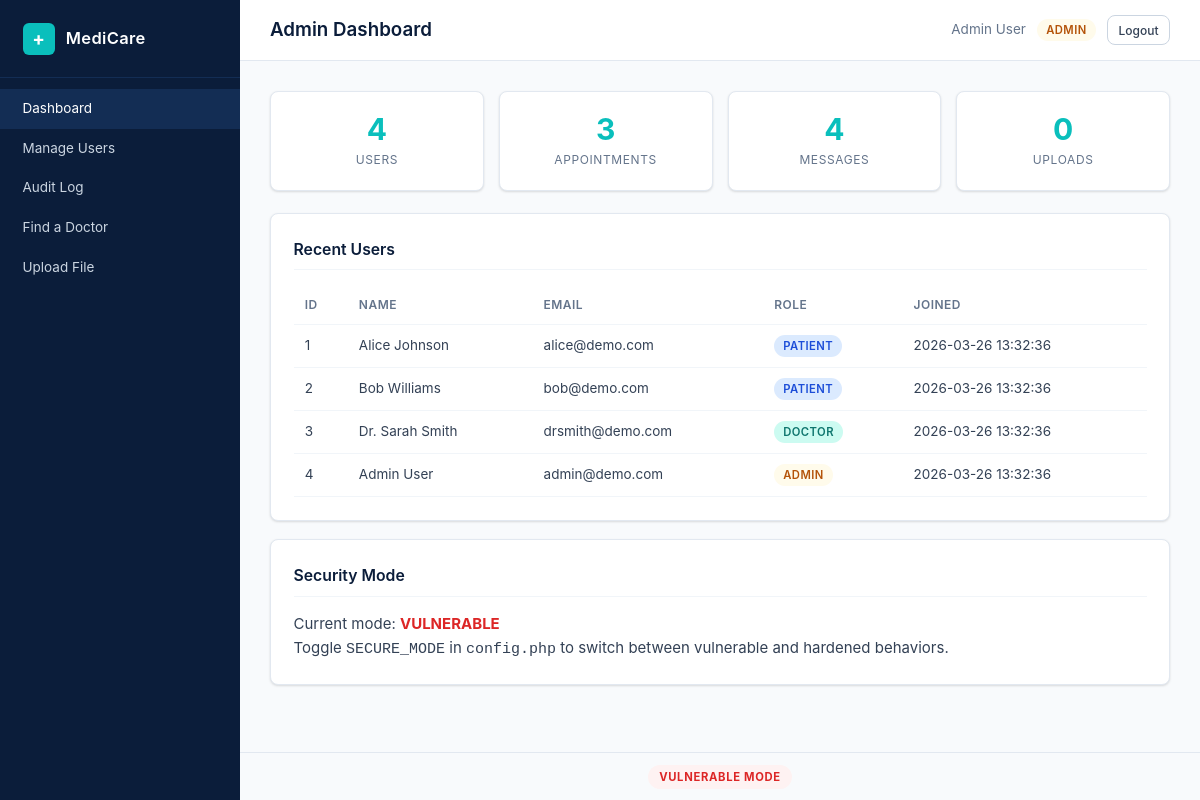
The page /admin/dashboard.php (signed in) on the database its author committed.
### tables this page shows
CREATE TABLE users (
    id INT AUTO_INCREMENT PRIMARY KEY,
    name VARCHAR(100) NOT NULL,
    email VARCHAR(150) NOT NULL UNIQUE,
    password VARCHAR(255) NOT NULL,
    role ENUM('patient','doctor','admin') NOT NULL DEFAULT 'patient',
    created_at TIMESTAMP DEFAULT CURRENT_TIMESTAMP
);

### config.php (called while the page is built, shortened)
<?php
function esc(string $value): string {
    return htmlspecialchars($value, ENT_QUOTES, 'UTF-8');
}

### admin/dashboard.php (the view, shortened to what this page needs)
<?php
require_once __DIR__ . '/../config.php';
require_once __DIR__ . '/../helpers.php';
$conn = getDB();
$userCount = (int)$conn->query("SELECT COUNT(*) FROM users")->fetchColumn();
$appointmentCount = (int)$conn->query("SELECT COUNT(*) FROM appointments")->fetchColumn();
$messageCount = (int)$conn->query("SELECT COUNT(*) FROM messages")->fetchColumn();
$uploadCount = (int)$conn->query("SELECT COUNT(*) FROM uploads")->fetchColumn();
$recentUsers = $conn->query("SELECT id, name, email, role, created_at FROM users ORDER BY created_at DESC LIMIT 5")->fetchAll();
?>
<div class="stats-row">
    <div class="stat-card">
        <span class="stat-number"><?= $userCount ?></span>
        <span class="stat-label">Users</span>
    </div>
    <div class="stat-card">
        <span class="stat-number"><?= $appointmentCount ?></span>
        <span class="stat-label">Appointments</span>
    </div>
    <div class="stat-card">
        <span class="stat-number"><?= $messageCount ?></span>
        <span class="stat-label">Messages</span>
    </div>
    <div class="stat-card">
        <span class="stat-number"><?= $uploadCount ?></span>
        <span class="stat-label">Uploads</span>
    </div>
</div>
<div class="card">
    <h2 class="card-title">Recent Users</h2>
    <table class="data-table">
        <thead>
            <tr>
                <th>ID</th>
                <th>Name</th>
                <th>Email</th>
                <th>Role</th>
                <th>Joined</th>
            </tr>
        </thead>
        <tbody>
            <?php foreach ($recentUsers as $u): ?>
                <tr>
                    <td><?= $u['id'] ?></td>
                    <td><?= esc($u['name']) ?></td>
                    <td><?= esc($u['email']) ?></td>
                    <td><span class="role-badge role-<?= esc($u['role']) ?>"><?= esc(ucfirst($u['role'])) ?></span></td>
                    <td><?= esc($u['created_at']) ?></td>
                </tr>
            <?php endforeach; ?>
        </tbody>
    </table>
</div>
<div class="card">
    <h2 class="card-title">Security Mode</h2>
    <p>Current mode: <strong class="<?= SECURE_MODE ? 'text-secure' : 'text-vuln' ?>">
        <?= SECURE_MODE ? 'SECURE' : 'VULNERABLE' ?>
    </strong></p>
    <p>Toggle <code>SECURE_MODE</code> in <code>config.php</code> to switch between vulnerable and hardened behaviors.</p>
</div>

### assets/style.css (style rules this page uses)
*, *::before, *::after { margin: 0; padding: 0; box-sizing: border-box; }
:root { --navy: #0B1D3A; --navy-light: #132D54; --navy-dark: #071429; --teal: #0ABFBC; --teal-dark: #089E9B; --white: #FFFFFF; --gray-50: #F8FAFC; --gray-100: #F1F5F9; --gray-200: #E2E8F0; --gray-300: #CBD5E1; --gray-400: #94A3B8; --gray-500: #64748B; --gray-700: #334155; --red: #EF4444; --red-bg: #FEF2F2; --green: #22C55E; --green-bg: #F0FDF4; --amber: #F59E0B; --amber-bg: #FFFBEB; --blue: #3B82F6; --radius: 8px; --shadow: 0 1px 3px rgba(0,0,0,0.08), 0 1px 2px rgba(0,0,0,0.06); --shadow-md: 0 4px 6px rgba(0,0,0,0.07), 0 2px 4px rgba(0,0,0,0.06); --sidebar-width: 240px; --font: -apple-system, BlinkMacSystemFont, "Segoe UI", system-ui, sans-serif; }
html { font-size: 15px; }
body { font-family: var(--font); background: var(--gray-50); color: var(--gray-700); line-height: 1.6; min-height: 100vh; }
.role-badge { display: inline-block; padding: 0.15rem 0.6rem; border-radius: 999px; font-size: 0.75rem; font-weight: 600; text-transform: uppercase; letter-spacing: 0.04em; }
.role-patient { background: #DBEAFE; color: #1D4ED8; }
.role-doctor { background: #CCFBF1; color: #0F766E; }
.role-admin { background: var(--amber-bg); color: #B45309; }
.card { background: var(--white); border: 1px solid var(--gray-200); border-radius: var(--radius); padding: 1.5rem; margin-bottom: 1.25rem; box-shadow: var(--shadow); }
.card-title { font-size: 1.05rem; font-weight: 600; color: var(--navy); margin-bottom: 1rem; padding-bottom: 0.5rem; border-bottom: 1px solid var(--gray-100); }
.stats-row { display: flex; gap: 1rem; margin-bottom: 1.5rem; flex-wrap: wrap; }
.stat-card { background: var(--white); border: 1px solid var(--gray-200); border-radius: var(--radius); padding: 1.25rem 1.5rem; flex: 1; min-width: 140px; text-align: center; box-shadow: var(--shadow); }
.stat-number { display: block; font-size: 2rem; font-weight: 700; color: var(--teal); line-height: 1.2; }
.stat-label { font-size: 0.8rem; color: var(--gray-500); text-transform: uppercase; letter-spacing: 0.05em; }
.data-table { width: 100%; border-collapse: collapse; }
.data-table th, .data-table td { padding: 0.65rem 0.75rem; text-align: left; border-bottom: 1px solid var(--gray-100); font-size: 0.9rem; }
.data-table th { font-weight: 600; color: var(--gray-500); font-size: 0.8rem; text-transform: uppercase; letter-spacing: 0.04em; }
.text-vuln { color: #DC2626; }

### rows shown on the page
users: id "1", name "Alice Johnson", email "alice@demo.com", role "PATIENT", created_at "2026-03-26 13:32:36"
users: id "2", name "Bob Williams", email "bob@demo.com", role "PATIENT", created_at "2026-03-26 13:32:36"
users: id "3", name "Dr. Sarah Smith", email "drsmith@demo.com", role "DOCTOR", created_at "2026-03-26 13:32:36"
users: id "4", name "Admin User", email "admin@demo.com", role "ADMIN", created_at "2026-03-26 13:32:36"

### other values the page prints
$item['label'] "Dashboard"
$item['label'] "Manage Users"
$item['label'] "Audit Log"
$item['label'] "Find a Doctor"
$item['label'] "Upload File"
$title "Admin Dashboard"
$name "Admin User"
$role "ADMIN"
$userCount "4"
$appointmentCount "3"
$messageCount "4"
$uploadCount "0"
$mode "VULNERABLE"
